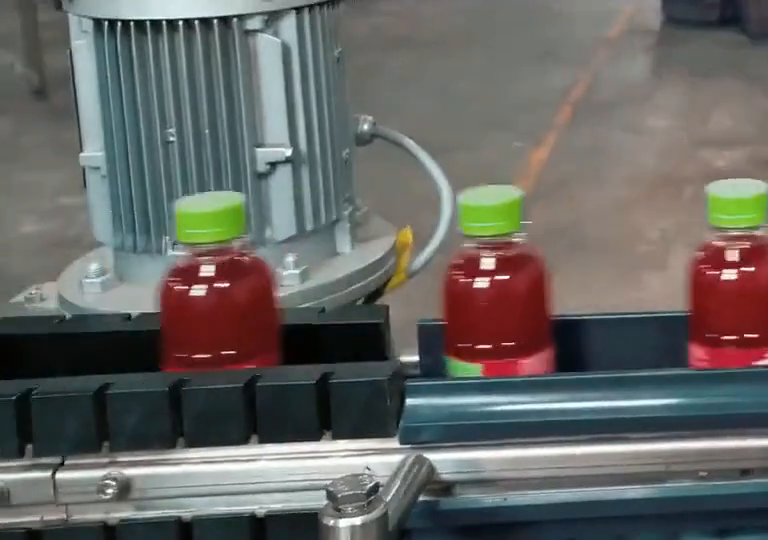
#> input picture frame 12 of esteira.mp4, 768 x 540 px
$ python teste_contagem.py
#> lines starting #> are read from the running program, lines starting #| are printed output that depends on the picture; after the words box and inside, x2 and y2 are one past the last pixel; in counts of white or black regions, pixels touching at a corner belong together
import cv2
from pathlib import Path

PASTA_TESTES = Path(__file__).resolve().parent
PASTA_PROJETO = PASTA_TESTES.parent

CAMINHO_VIDEO = (
    PASTA_PROJETO
    / "Minicurso Visão Computacional - 2026"
    / "esteira.mp4"
)

LARGURA_MINIMA = 80
ALTURA_MINIMA = 70

FRAMES_PARA_REARMAR = 2

video = cv2.VideoCapture(str(CAMINHO_VIDEO))

if not video.isOpened():
    print("Erro: não foi possível abrir o vídeo.")
    print(f"Verifique se 'esteira.mp4' está em: {PASTA_SCRIPT}")
    exit()


largura_video = int(video.get(cv2.CAP_PROP_FRAME_WIDTH))
altura_video = int(video.get(cv2.CAP_PROP_FRAME_HEIGHT))

linha_x = largura_video // 2

kernel = cv2.getStructuringElement(
    cv2.MORPH_RECT,
    (7, 7)
)

contador_total = 0

contador_inicio = 0
contador_cruzamentos = 0
contador_fim = 0

linha_ocupada = False
frames_livres = 0

primeiro_frame = True
ultimas_deteccoes = []

numero_frame = 0

while True:

    sucesso, frame = video.read()
#> frame is the input picture: shape (540, 768, 3); mean B, G, R 98.8, 101.8, 101.8

    if not sucesso:
        break

    numero_frame += 1

    hsv = cv2.cvtColor(
        frame,
        cv2.COLOR_BGR2HSV
    )
#> hsv: shape (540, 768, 3); mean H, S, V 63.8, 60.3, 112.5

    mascara = cv2.inRange(
        hsv,
        (0, 100, 100),
        (10, 255, 255)
    )
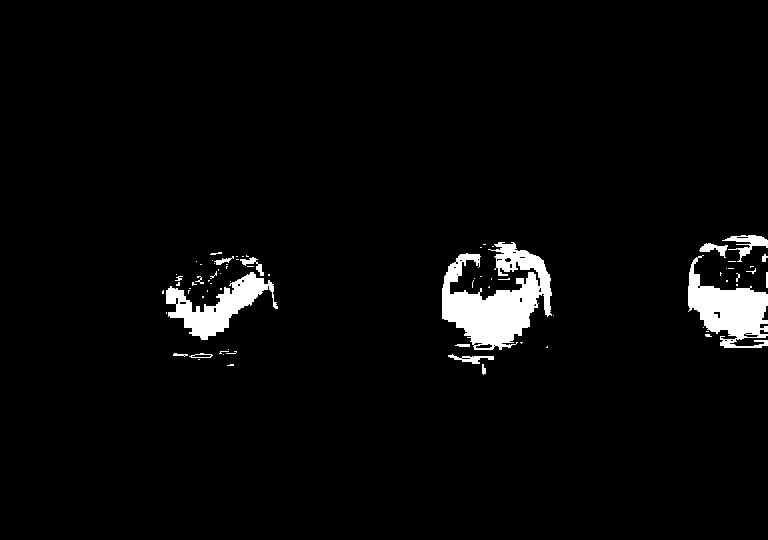
#> mascara: shape (540, 768); 3.5% white; 75 white regions (58 under 20 px), largest, box (x1, y1, x2, y2) and area: (442, 242, 552, 350) 6263, (688, 255, 768, 348) 3650, (166, 272, 278, 340) 2877

    mascara = cv2.morphologyEx(
        mascara,
        cv2.MORPH_CLOSE,
        kernel,
        iterations=2
    )
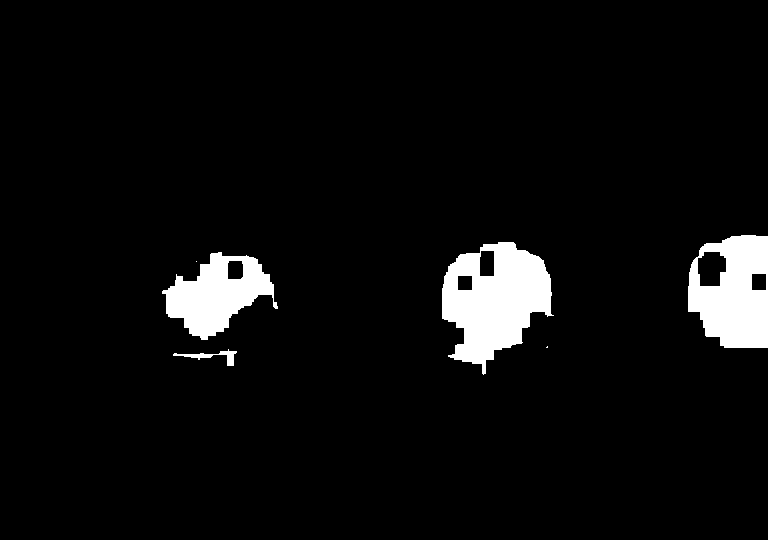
#> mascara: shape (540, 768); 5.1% white; 6 white regions (2 under 20 px)

    contornos, _ = cv2.findContours(
        mascara,
        cv2.RETR_EXTERNAL,
        cv2.CHAIN_APPROX_SIMPLE
    )
#> contornos = 6 contours, 2 with area under 20; largest, box (x1, y1, x2, y2) and area: (442, 242, 554, 375) 9275, (688, 235, 768, 348) 7554, (162, 252, 278, 340) 5416, (173, 349, 237, 366) 212


    deteccoes = []

    for contorno in contornos:

        area = cv2.contourArea(contorno)

        x, y, largura, altura = cv2.boundingRect(contorno)


        if (
            largura >= LARGURA_MINIMA
            and altura >= ALTURA_MINIMA
        ):

            deteccoes.append(
                {
                    "bbox": (
                        x,
                        y,
                        largura,
                        altura
                    ),
                    "area": area
                }
            )
#> this loop made 6 passes
#> (area, x, y, largura, altura) on passes 1, 4, 5, 6: (212, 173, 349, 64, 17), (5416.5, 162, 252, 116, 88), (9275, 442, 242, 112, 133), (7554, 688, 235, 80, 113)
#> after the loop, deteccoes = 3 items

    if primeiro_frame:

        for deteccao in deteccoes:

            x, y, largura, altura = deteccao["bbox"]

            if x > linha_x:

                contador_total += 1
                contador_inicio += 1
#> this loop made 3 passes
#> (deteccao, x, y, largura, altura, contador_total, contador_inicio) on passes 2 to 3: ({'bbox': (442, 242, 112, 133), 'area': 9275}, 442, 242, 112, 133, 1, 1), ({'bbox': (688, 235, 80, 113), 'area': 7554}, 688, 235, 80, 113, 2, 2)
#> (deteccao, x, y, largura, altura) on pass 1: ({'bbox': (162, 252, 116, 88), 'area': 5416.5}, 162, 252, 116, 88)
#> after the loop, contador_inicio = 2; contador_total = 2

        primeiro_frame = False

    tem_garrafa_na_linha = False


    for deteccao in deteccoes:

        x, y, largura, altura = deteccao["bbox"]

        if x <= linha_x <= x + largura:

            tem_garrafa_na_linha = True
            break
#> this loop made 3 passes
#> (deteccao, x, y, largura, altura) on passes 1 to 3: ({'bbox': (162, 252, 116, 88), 'area': 5416.5}, 162, 252, 116, 88), ({'bbox': (442, 242, 112, 133), 'area': 9275}, 442, 242, 112, 133), ({'bbox': (688, 235, 80, 113), 'area': 7554}, 688, 235, 80, 113)

    if tem_garrafa_na_linha:

        frames_livres = 0


        if not linha_ocupada:

            contador_total += 1
            contador_cruzamentos += 1

            linha_ocupada = True

            print(
                f"Garrafa cruzou a linha. "
                f"Total: {contador_total}"
            )

    else:

        if linha_ocupada:

            frames_livres += 1


            if frames_livres >= FRAMES_PARA_REARMAR:

                linha_ocupada = False
                frames_livres = 0

    ultimas_deteccoes = deteccoes.copy()
#> ultimas_deteccoes = 3 items

for deteccao in ultimas_deteccoes:

    x, y, largura, altura = deteccao["bbox"]


    if x + largura < linha_x:

        contador_total += 1
        contador_fim += 1

video.release()


print()
print("Processamento concluído.")
print(f"Frames processados: {numero_frame}")

print(
    f"Garrafas presentes após a linha no início: "
    f"{contador_inicio}"
)

print(
    f"Garrafas que cruzaram a linha: "
    f"{contador_cruzamentos}"
)

print(
    f"Garrafas ainda antes da linha no final: "
    f"{contador_fim}"
)

print()
print(
    f"Total de garrafas contadas: "
    f"{contador_total}"
)

$ run again, starting later in the video
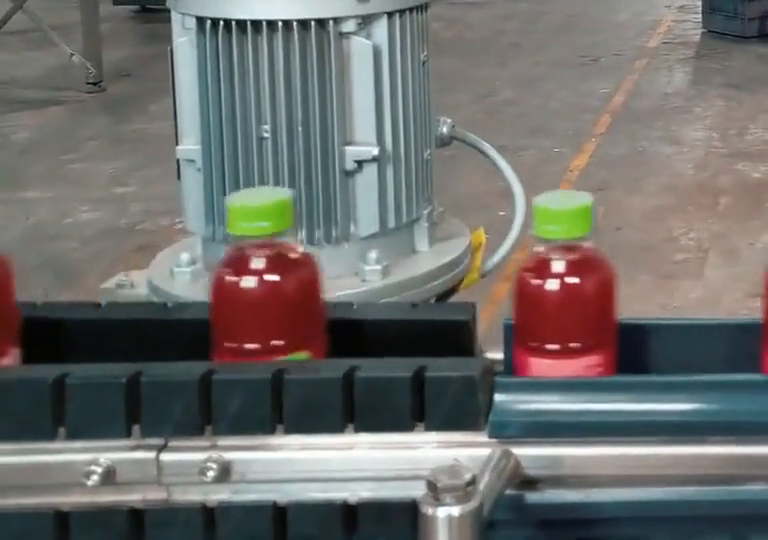
#> input picture frame 54 of esteira.mp4, 768 x 540 px
#> frame is the input picture: shape (540, 768, 3); mean B, G, R 106.8, 109.3, 109.8
#> hsv: shape (540, 768, 3); mean H, S, V 60.8, 54.1, 119.5
#> `mascara = cv2.inRange( hsv, (0, 100, 100), (10, 255, 255) )`:
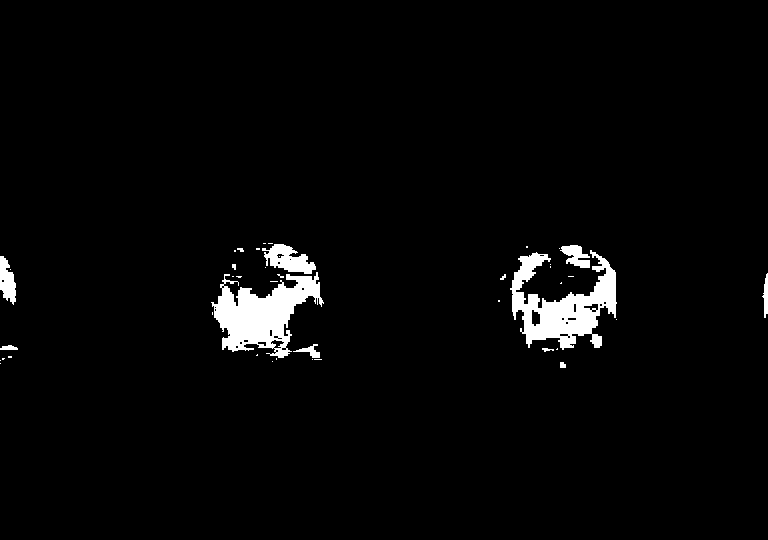
#> mascara: shape (540, 768); 2.9% white; 43 white regions (30 under 20 px), largest, box (x1, y1, x2, y2) and area: (510, 250, 617, 350) 4847, (211, 272, 324, 358) 4804, (262, 244, 316, 274) 895
#> `mascara = cv2.morphologyEx( mascara, cv2.MORPH_CLOSE, kernel, iteratio..`:
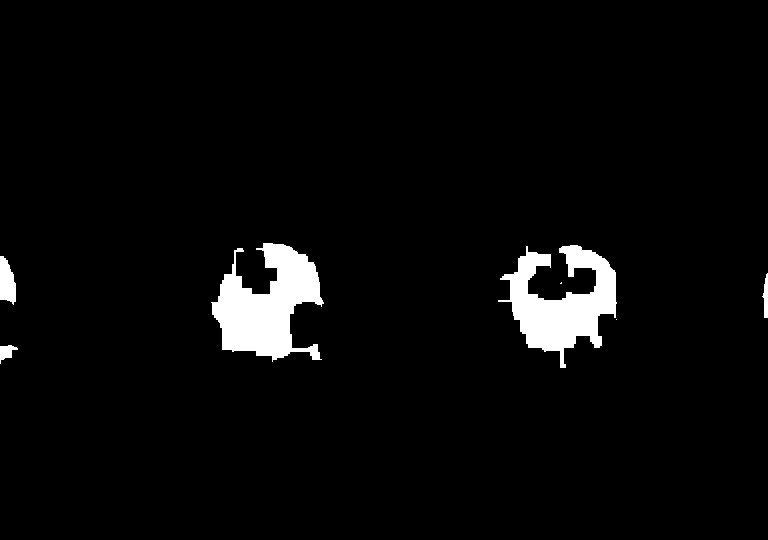
#> mascara: shape (540, 768); 3.7% white; 7 white regions (2 under 20 px)
#> contornos = 7 contours, 2 with area under 20; largest, box (x1, y1, x2, y2) and area: (211, 243, 324, 362) 7243, (498, 245, 617, 368) 6595, (0, 256, 16, 305) 522, (0, 345, 18, 364) 148, (762, 273, 768, 318) 122
#> the loop `for contorno in contornos: ` made 7 passes
#> (area, x, y, largura, altura) on passes 1, 4, 5, 6, 7: (148, 0, 345, 18, 19), (122.5, 762, 273, 6, 45), (522, 0, 256, 16, 49), (6595, 498, 245, 119, 123), (7243, 211, 243, 113, 119)
#> after the loop `for contorno in contornos:`: deteccoes = 2 items
#> the loop `for deteccao in deteccoes: ` made 2 passes
#> (deteccao, x, y, largura, altura, contador_total, contador_inicio) on pass 1: ({'bbox': (498, 245, 119, 123), 'area': 6595}, 498, 245, 119, 123, 1, 1)
#> after the loop `for deteccao in deteccoes:`: contador_inicio = 1
#> the loop `for deteccao in deteccoes: ` made 2 passes
#> (deteccao, x, y, largura, altura) on passes 1 to 2: ({'bbox': (498, 245, 119, 123), 'area': 6595}, 498, 245, 119, 123), ({'bbox': (211, 243, 113, 119), 'area': 7243}, 211, 243, 113, 119)
#> ultimas_deteccoes = 2 items

$ run again, starting later in the video
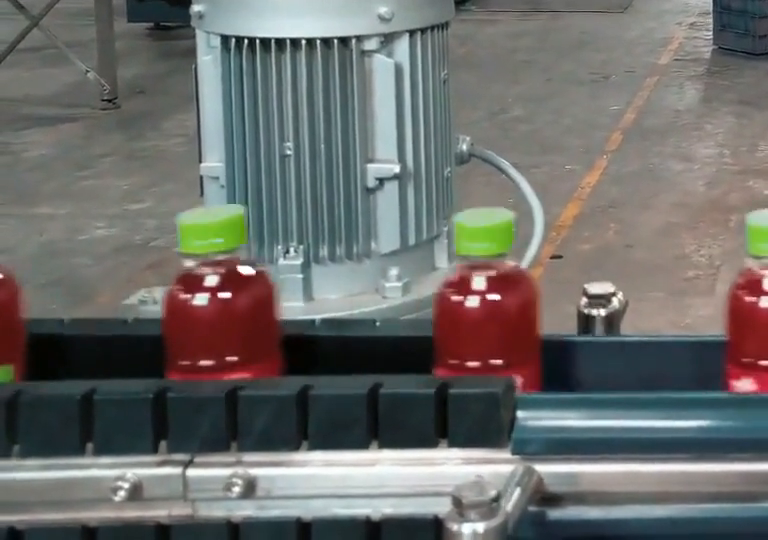
#> input picture frame 96 of esteira.mp4, 768 x 540 px
#> frame is the input picture: shape (540, 768, 3); mean B, G, R 105.9, 108.4, 107.7
#> hsv: shape (540, 768, 3); mean H, S, V 63.5, 54.1, 117.9
#> `mascara = cv2.inRange( hsv, (0, 100, 100), (10, 255, 255) )`:
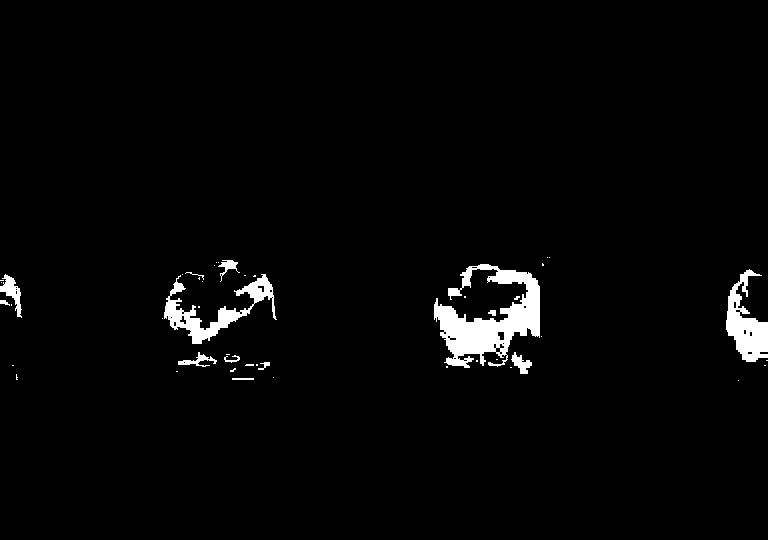
#> mascara: shape (540, 768); 2.5% white; 47 white regions (34 under 20 px), largest, box (x1, y1, x2, y2) and area: (434, 264, 540, 368) 5007, (164, 274, 277, 344) 2145, (726, 269, 768, 362) 1965
#> `mascara = cv2.morphologyEx( mascara, cv2.MORPH_CLOSE, kernel, iteratio..`:
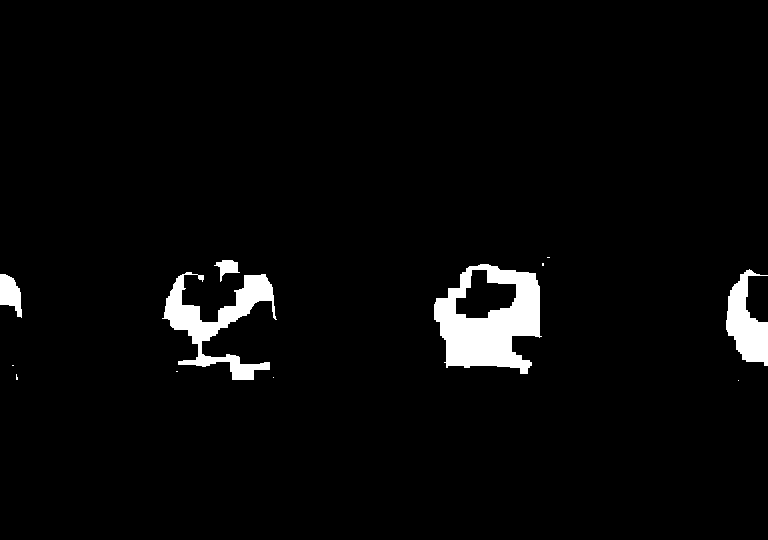
#> mascara: shape (540, 768); 3.4% white; 12 white regions (7 under 20 px)
#> contornos = 12 contours, 7 with area under 20; largest, box (x1, y1, x2, y2) and area: (434, 264, 542, 374) 8398, (162, 272, 277, 380) 3726, (726, 269, 768, 366) 2133, (0, 274, 22, 318) 564, (214, 260, 240, 282) 225
#> the loop `for contorno in contornos: ` made 12 passes
#> (area, x, y, largura, altura) on passes 6, 7, 8, 9, 11: (564, 0, 274, 22, 44), (3726, 162, 272, 115, 108), (2133, 726, 269, 42, 97), (8398, 434, 264, 108, 110), (225, 214, 260, 26, 22)
#> after the loop `for contorno in contornos:`: deteccoes = 2 items
#> the loop `for deteccao in deteccoes: ` made 2 passes
#> (deteccao, x, y, largura, altura, contador_total, contador_inicio) on pass 2: ({'bbox': (434, 264, 108, 110), 'area': 8398}, 434, 264, 108, 110, 1, 1)
#> after the loop `for deteccao in deteccoes:`: contador_inicio = 1
#> the loop `for deteccao in deteccoes: ` made 2 passes
#> (deteccao, x, y, largura, altura) on passes 1 to 2: ({'bbox': (162, 272, 115, 108), 'area': 3726}, 162, 272, 115, 108), ({'bbox': (434, 264, 108, 110), 'area': 8398}, 434, 264, 108, 110)
#> ultimas_deteccoes = 2 items
